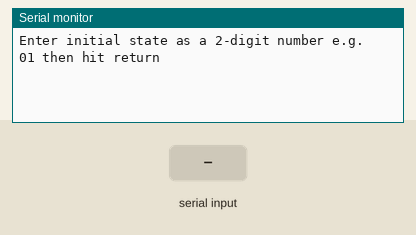
A sketch run on a simulated Arduino Uno, built with avr-gcc and run on an emulated ATmega328P. On the bench: the last lines printed to the serial monitor. The inputs (shaded band) are chosen by the test bench.

Above: at 0.8 s.
0.9 s: "1\n" received over Serial
At 2.1 s:
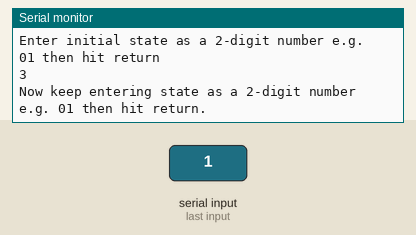
2.4 s: "0\n" received over Serial
At 3.5 s:
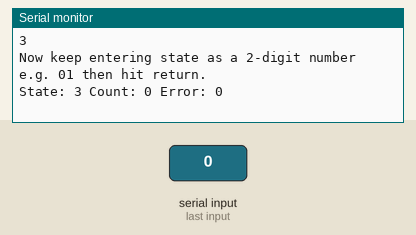

Measured:
- after the input at 0.9 s, the serial monitor: prints a new line at once (image 1)
- after the input at 2.4 s, the serial monitor: prints a new line at once (image 2)

The sketch:

TestEncoder.ino
```cpp
/* Test program for incremental encoder state machine code */
/* Serial input aspects are based closely upon:
   http://forum.arduino.cc/index.php?topic=396450
   Example 4 - Receive a number as text and convert it to an int
   Modified to read a float */

long int count = 0;
long int error = 0;
enum states{state1=1, state2, state3, state4};
bool channelAState;
bool channelBState;

int state;
const byte numChars = 32;
char receivedChars[numChars];   // an array to store the received data

boolean newData = false;

void setup() {
    Serial.begin(9600);
    Serial.println("Enter initial state as a 2-digit number e.g. 01 then hit return");
    do {
      recvWithEndMarker();
    } while (!newData);
    channelAState = receivedChars[0]!='0';
    channelBState = receivedChars[1]!='0';

    initialiseEncoderStateMachine();
    Serial.print(state);
    Serial.print('\n');

    Serial.println("Now keep entering state as a 2-digit number e.g. 01 then hit return.");
    newData = false;
}

void loop() {
    recvWithEndMarker();
    if (newData)
    {
        channelAState = receivedChars[0]!='0';
        channelBState = receivedChars[1]!='0';
        updateEncoderStateMachine();
        Serial.print("State: ");
        Serial.print((int)state);
        Serial.print(" Count: ");
        Serial.print(count);
        Serial.print(" Error: ");
        Serial.print(error);
        Serial.write('\n');
        newData = false;
    }

}

void recvWithEndMarker() {
    static byte ndx = 0;
    char endMarker = '\n';
    char rc;

    while (Serial.available() > 0 && newData == false) {
        rc = Serial.read();

        if (rc != endMarker) {
            receivedChars[ndx] = rc;
            ndx++;
            if (ndx >= numChars) {
                ndx = numChars - 1;
            }
        }
        else {
            receivedChars[ndx] = '\0'; // terminate the string
            ndx = 0;
            newData = true;
        }
    }
}

void initialiseEncoderStateMachine()
{
  /* If initially A is 0 and B is 0, system starts in State 1
     If initially A is 1 and B is 0, system starts in State 2
     If initially A is 1 and B is 1, system starts in State 3
     If initially A is 0 and B is 1, system starts in State 4 */

  if (channelAState)
  {
      if(channelBState)
      {
        state = state3;
      }
      /* else ....  lots of code goes here */
  }
}

void updateEncoderStateMachine()
{
  switch (state)
  {
     case state1:
     /* If A is 0 and B is 0, do nothing and stay in State 1
        If A is 1 and B is 0, add 1 to main counter and go to State 2
        If A is 0 and B is 1, subtract 1 to main counter and go to State 4
        If A is 1 and B is 1, do nothing to main counter but add 1 to error counter and go to state 3 */

     if (channelAState && !channelBState)
     {
        count++;
        state = state2;
     }
     /* else ....  lots of code goes here */
     break; /* don't forget break at the end of each case! */
     /* other cases follow */
  }
}
```
